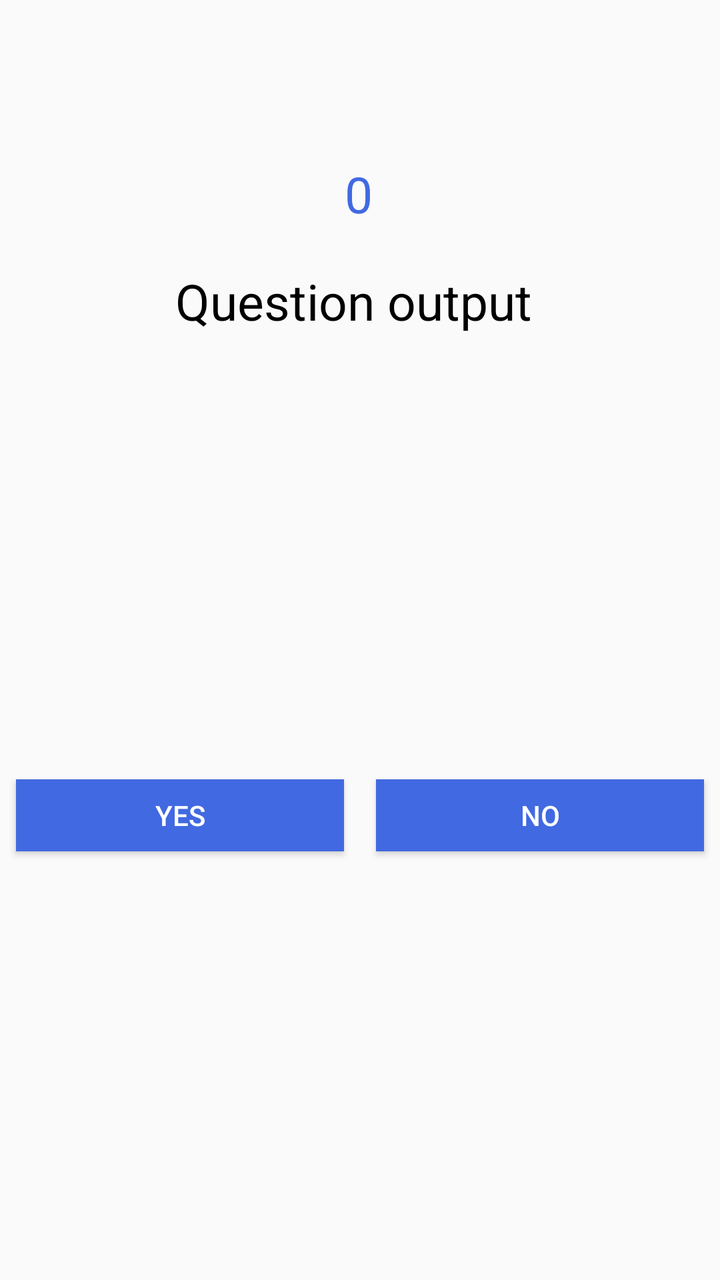
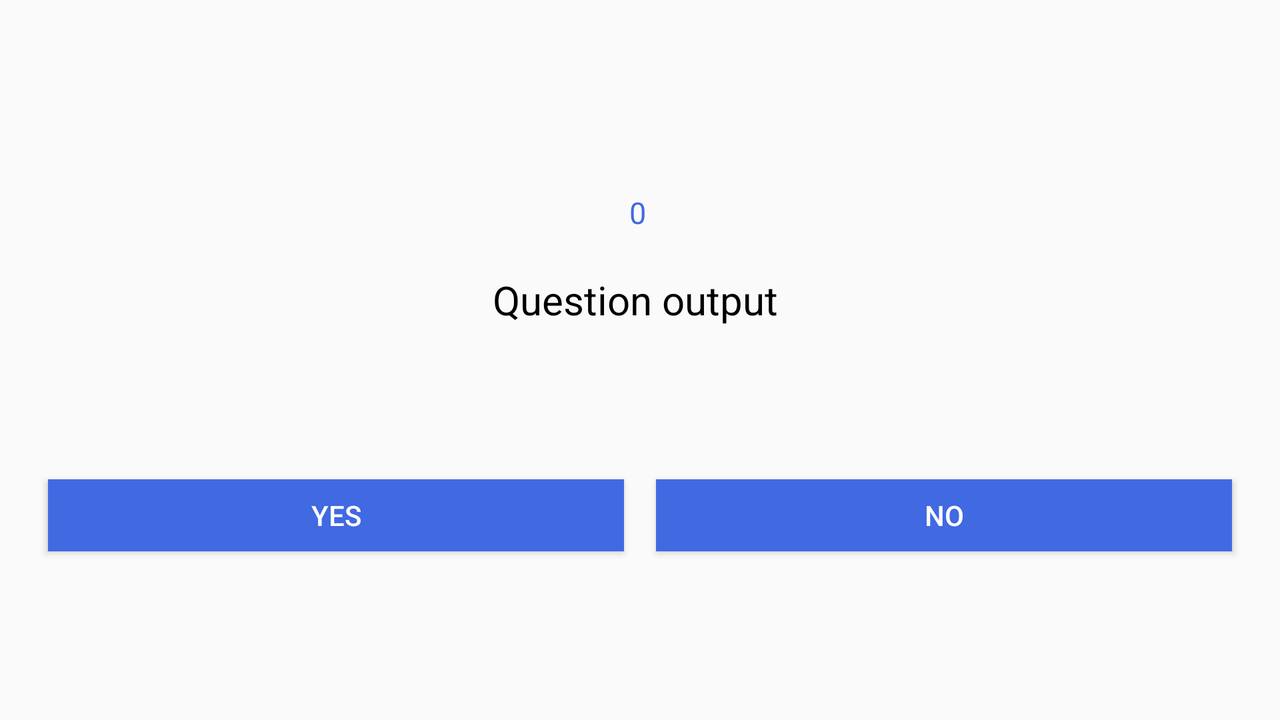

The same Android screen from two of the app's own layout files: first res/layout/ as a phone draws it, then the repository's variant for another configuration, drawn on a device whose configuration selects that folder. Both files follow.
<!-- AndroidManifest.xml: application theme Theme.AppCompat.Light.NoActionBar -->
<!-- res/layout/activity_quiz.xml -->
<?xml version="1.0" encoding="utf-8"?>
<android.support.constraint.ConstraintLayout xmlns:android="http://schemas.android.com/apk/res/android"
    xmlns:app="http://schemas.android.com/apk/res-auto"
    xmlns:tools="http://schemas.android.com/tools"
    android:layout_width="match_parent"
    android:layout_height="match_parent"
    tools:context=".Quiz.QuizActivity">


    <TextView
    android:id="@+id/text_view_count"
    android:layout_width="wrap_content"
    android:layout_height="wrap_content"
    android:layout_marginStart="8dp"
    android:layout_marginLeft="8dp"
    android:layout_marginTop="80dp"
    android:layout_marginEnd="8dp"
    android:layout_marginRight="8dp"
    android:freezesText="true"
    android:textColor="#4169E1"
    android:text="0"
    android:textSize="25sp"
    app:layout_constraintEnd_toEndOf="parent"
    app:layout_constraintHorizontal_bias="0.498"
    app:layout_constraintStart_toStartOf="parent"
    app:layout_constraintTop_toTopOf="parent" />




    <TextView
        android:id="@+id/text_view_question"
        android:layout_width="match_parent"
        android:layout_height="wrap_content"
        android:layout_marginStart="8dp"
        android:layout_marginLeft="8dp"
        android:layout_marginTop="20dp"
        android:layout_marginEnd="8dp"
        android:layout_marginRight="8dp"
        android:freezesText="true"
        android:gravity="center_horizontal"
        android:textColor="@android:color/black"
        android:text="Question output "
        android:textSize="25sp"
        app:layout_constraintEnd_toEndOf="parent"
        app:layout_constraintStart_toStartOf="parent"
        app:layout_constraintTop_toBottomOf="@+id/text_view_count" />

    <LinearLayout
        android:layout_width="match_parent"
        android:layout_height="52dp"

        android:layout_marginTop="8dp"
        android:orientation="horizontal"
        android:weightSum="2"
        app:layout_constraintBottom_toBottomOf="parent"
        app:layout_constraintEnd_toEndOf="parent"
        app:layout_constraintHorizontal_bias="1.0"
        app:layout_constraintStart_toStartOf="parent"
        app:layout_constraintTop_toBottomOf="@+id/text_view_question">

        <Button
            android:id="@+id/yes"
            android:layout_margin="8dp"
            android:background="#4169E1"
            android:textColor="@android:color/white"
            android:layout_width="0dp"
            android:layout_height="wrap_content"
            android:layout_weight="1"
            android:freezesText="true"
            android:text="Yes" />

        <Button
            android:id="@+id/no"
            android:layout_margin="8dp"
            android:background="#4169E1"
            android:textColor="@android:color/white"
            android:layout_width="0dp"
            android:layout_height="wrap_content"
            android:layout_weight="1"
            android:freezesText="true"
            android:text="No" />
    </LinearLayout>
</android.support.constraint.ConstraintLayout>
<!-- resources referenced by this layout -->
<resources>

</resources>
<!-- res/layout-land/activity_quiz.xml (the repository's variant of the layout above) -->
<!-- drawn on the phone turned sideways -->
<?xml version="1.0" encoding="utf-8"?>
<android.support.constraint.ConstraintLayout xmlns:android="http://schemas.android.com/apk/res/android"
    xmlns:app="http://schemas.android.com/apk/res-auto"
    xmlns:tools="http://schemas.android.com/tools"
    android:layout_width="match_parent"
    android:layout_height="match_parent"
    android:padding="16dp"
    tools:context=".Quiz.QuizActivity">


    <TextView
        android:id="@+id/text_view_count"
        android:layout_width="wrap_content"
        android:layout_height="wrap_content"
        android:layout_marginStart="8dp"
        android:layout_marginLeft="8dp"
        android:layout_marginTop="80dp"
        android:layout_marginEnd="8dp"
        android:layout_marginRight="8dp"
        android:freezesText="true"
        android:textColor="#4169E1"
        android:text="0"
        android:textSize="15sp"
        app:layout_constraintEnd_toEndOf="parent"
        app:layout_constraintHorizontal_bias="0.498"
        app:layout_constraintStart_toStartOf="parent"
        app:layout_constraintTop_toTopOf="parent" />



    <TextView
        android:id="@+id/text_view_question"
        android:layout_width="match_parent"
        android:layout_height="wrap_content"
        android:layout_marginStart="8dp"
        android:layout_marginLeft="8dp"
        android:layout_marginTop="20dp"
        android:layout_marginEnd="8dp"
        android:layout_marginRight="8dp"
        android:freezesText="true"
        android:gravity="center"
        android:text="Question output "
        android:textColor="@android:color/black"
        android:textSize="20sp"
        app:layout_constraintEnd_toEndOf="parent"
        app:layout_constraintStart_toStartOf="parent"
        app:layout_constraintTop_toBottomOf="@+id/text_view_count" />

    <LinearLayout
        android:layout_width="match_parent"
        android:layout_height="52dp"

        android:layout_marginTop="8dp"
        android:orientation="horizontal"
        android:weightSum="2"
        app:layout_constraintBottom_toBottomOf="parent"
        app:layout_constraintEnd_toEndOf="parent"
        app:layout_constraintHorizontal_bias="1.0"
        app:layout_constraintStart_toStartOf="parent"
        app:layout_constraintTop_toBottomOf="@+id/text_view_question">

        <Button
            android:id="@+id/yes"
            android:layout_margin="8dp"
            android:background="#4169E1"
            android:textColor="@android:color/white"
            android:layout_width="0dp"
            android:layout_height="wrap_content"
            android:layout_weight="1"
            android:freezesText="true"
            android:text="Yes" />

        <Button
            android:id="@+id/no"
            android:layout_margin="8dp"
            android:background="#4169E1"
            android:textColor="@android:color/white"
            android:layout_width="0dp"
            android:layout_height="wrap_content"
            android:layout_weight="1"
            android:freezesText="true"
            android:text="No" />
    </LinearLayout>


    <android.support.constraint.Guideline
        android:id="@+id/guideline"
        android:layout_width="wrap_content"
        android:layout_height="wrap_content"
        android:orientation="vertical"
        app:layout_constraintGuide_end="-23dp" />
</android.support.constraint.ConstraintLayout>
